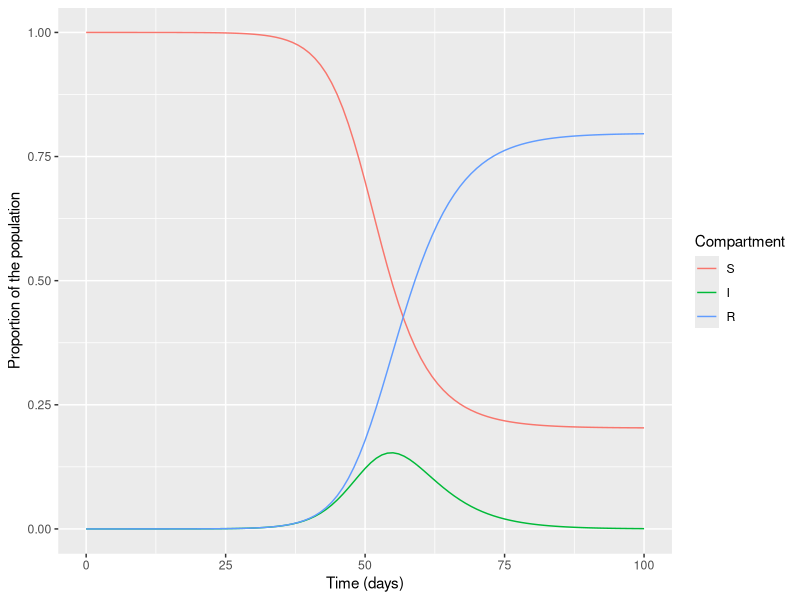

This figure's R source:
library(deSolve)
library(reshape2)
library(ggplot2)

initial_state_values <- c(S = 999999,I = 1,R = 0)

parameters <- c(beta = 0.5, gamma = 0.25)

times <- seq(from = 0, to = 100, by = 1) 

sir_model <- function(time, state, parameters) {  
  
  with(as.list(c(state, parameters)), {   
    
    N <- S+I+R
    
    lambda <- beta * I/N
    
    dS <- -lambda * S              
    dI <- lambda * S - gamma * I    

        dR <- gamma * I                
    

    return(list(c(dS, dI, dR))) 
  })
  
}


output <- as.data.frame(ode(y = initial_state_values, 
                            times = times, 
                            func = sir_model,
                            parms = parameters))

output_long <- melt(as.data.frame(output), id = "time")                


output_long$proportion <- output_long$value/sum(initial_state_values)


ggplot(data = output_long,                                               
       aes(x = time, y = proportion, colour = variable, group = variable)) +  
  geom_line() +                                                          
  xlab("Time (days)")+                                                   
  ylab("Proportion of the population") +                                 
  labs(colour = "Compartment")                                           
